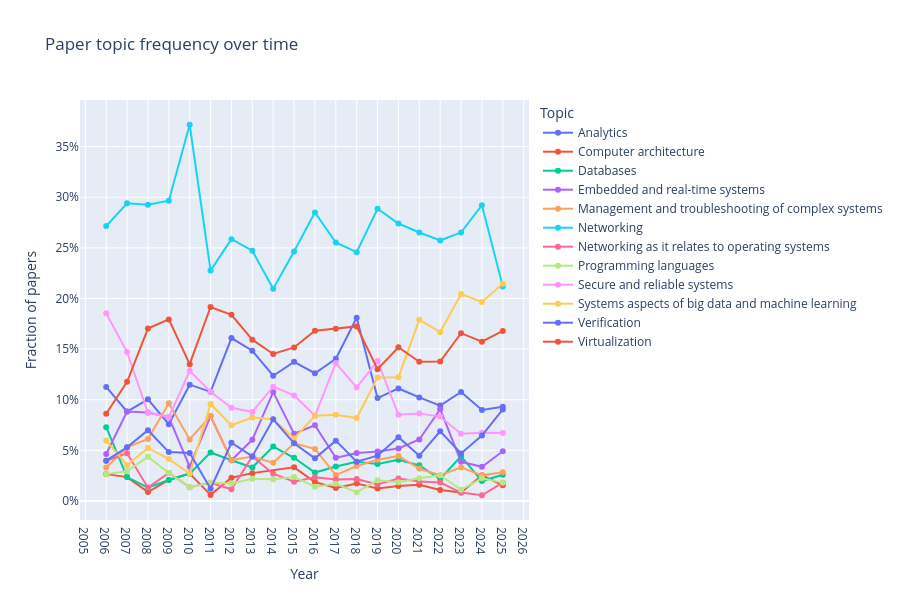

This figure's notebook cell:
### Markdown cell above
## 4 · Topic trend lines

### Code cell
topics = (repo / "sosp26_topics.txt").read_text().strip().splitlines()
print(f"Topics ({len(topics)}):", topics)

trends = topic_trends_embedding(editions, topics)

fig = px.line(
    trends, x="year", y="frequency", color="topic",
    markers=True,
    title="Paper topic frequency over time",
    labels={"frequency": "Fraction of papers", "year": "Year", "topic": "Topic"},
)
fig.update_layout(
    xaxis=dict(dtick=1),
    yaxis=dict(tickformat=".0%"),
    hovermode="x unified",
    height=600,
)
fig.show()

### Figure 1 — Plotly figure (JSON) as saved in the notebook; plotly's stock layout.template omitted (floating-point values rounded to 4 significant figures)
{"data": [{"hovertemplate": "Topic=Analytics<br>Year=%{x}<br>Fraction of papers=%{y}<extra></extra>", "legendgroup": "Analytics", "line": {"color": "#636efa", "dash": "solid"}, "marker": {"symbol": "circle"}, "mode": "lines+markers", "name": "Analytics", "orientation": "v", "showlegend": true, "type": "scatter", "x": [2006, 2007, 2008, 2009, 2010, 2011, 2012, 2013, 2014, 2015, 2016, 2017, 2018, 2019, 2020, 2021, 2022, 2023, 2024, 2025], "xaxis": "x", "y": [0.1126, 0.08824, 0.1004, 0.07586, 0.1149, 0.1078, 0.1609, 0.1484, 0.1237, 0.1374, 0.1262, 0.1404, 0.181, 0.1016, 0.1111, 0.1022, 0.0942, 0.1077, 0.08989, 0.09302], "yaxis": "y"}, {"hovertemplate": "Topic=Computer architecture<br>Year=%{x}<br>Fraction of papers=%{y}<extra></extra>", "legendgroup": "Computer architecture", "line": {"color": "#EF553B", "dash": "solid"}, "marker": {"symbol": "circle"}, "mode": "lines+markers", "name": "Computer architecture", "orientation": "v", "showlegend": true, "type": "scatter", "x": [2006, 2007, 2008, 2009, 2010, 2011, 2012, 2013, 2015, 2016, 2017, 2018, 2019, 2020, 2021, 2022, 2023, 2024, 2025], "xaxis": "x", "y": [0.02649, 0.02353, 0.008734, 0.02069, 0.02703, 0.005988, 0.02299, 0.02747, 0.03318, 0.01869, 0.01277, 0.01724, 0.0122, 0.01481, 0.01597, 0.01087, 0.008287, 0.02528, 0.0155], "yaxis": "y"}, {"hovertemplate": "Topic=Databases<br>Year=%{x}<br>Fraction of papers=%{y}<extra></extra>", "legendgroup": "Databases", "line": {"color": "#00cc96", "dash": "solid"}, "marker": {"symbol": "circle"}, "mode": "lines+markers", "name": "Databases", "orientation": "v", "showlegend": true, "type": "scatter", "x": [2006, 2007, 2008, 2009, 2010, 2011, 2012, 2013, 2014, 2015, 2016, 2017, 2018, 2019, 2020, 2021, 2022, 2023, 2024, 2025], "xaxis": "x", "y": [0.07285, 0.02353, 0.0131, 0.02069, 0.02703, 0.0479, 0.04023, 0.03297, 0.05376, 0.04265, 0.02804, 0.03404, 0.03879, 0.03659, 0.04074, 0.03514, 0.02174, 0.0442, 0.01966, 0.02584], "yaxis": "y"}, {"hovertemplate": "Topic=Embedded and real-time systems<br>Year=%{x}<br>Fraction of papers=%{y}<extra></extra>", "legendgroup": "Embedded and real-time systems", "line": {"color": "#ab63fa", "dash": "solid"}, "marker": {"symbol": "circle"}, "mode": "lines+markers", "name": "Embedded and real-time systems", "orientation": "v", "showlegend": true, "type": "scatter", "x": [2006, 2007, 2008, 2009, 2010, 2011, 2012, 2013, 2014, 2015, 2016, 2017, 2018, 2019, 2020, 2021, 2022, 2023, 2024, 2025], "xaxis": "x", "y": [0.04636, 0.08824, 0.08734, 0.08276, 0.03378, 0.08383, 0.04023, 0.06044, 0.1075, 0.06635, 0.07477, 0.04255, 0.04741, 0.04878, 0.05185, 0.0607, 0.09058, 0.03867, 0.03371, 0.0491], "yaxis": "y"}, {"hovertemplate": "Topic=Management and troubleshooting of complex systems<br>Year=%{x}<br>Fraction of papers=%{y}<extra></extra>", "legendgroup": "Management and troubleshooting of complex systems", "line": {"color": "#FFA15A", "dash": "solid"}, "marker": {"symbol": "circle"}, "mode": "lines+markers", "name": "Management and troubleshooting of complex systems", "orientation": "v", "showlegend": true, "type": "scatter", "x": [2006, 2007, 2008, 2009, 2010, 2011, 2012, 2013, 2014, 2015, 2016, 2017, 2018, 2019, 2020, 2021, 2022, 2023, 2024, 2025], "xaxis": "x", "y": [0.03311, 0.05294, 0.06114, 0.09655, 0.06081, 0.08383, 0.04023, 0.04396, 0.03763, 0.05687, 0.0514, 0.02553, 0.03448, 0.04065, 0.04444, 0.03195, 0.02536, 0.03315, 0.02528, 0.02842], "yaxis": "y"}, {"hovertemplate": "Topic=Networking<br>Year=%{x}<br>Fraction of papers=%{y}<extra></extra>", "legendgroup": "Networking", "line": {"color": "#19d3f3", "dash": "solid"}, "marker": {"symbol": "circle"}, "mode": "lines+markers", "name": "Networking", "orientation": "v", "showlegend": true, "type": "scatter", "x": [2006, 2007, 2008, 2009, 2010, 2011, 2012, 2013, 2014, 2015, 2016, 2017, 2018, 2019, 2020, 2021, 2022, 2023, 2024, 2025], "xaxis": "x", "y": [0.2715, 0.2941, 0.2926, 0.2966, 0.3716, 0.2275, 0.2586, 0.2473, 0.2097, 0.2464, 0.285, 0.2553, 0.2457, 0.2886, 0.2741, 0.2652, 0.2572, 0.2652, 0.2921, 0.2119], "yaxis": "y"}, {"hovertemplate": "Topic=Networking as it relates to operating systems<br>Year=%{x}<br>Fraction of papers=%{y}<extra></extra>", "legendgroup": "Networking as it relates to operating systems", "line": {"color": "#FF6692", "dash": "solid"}, "marker": {"symbol": "circle"}, "mode": "lines+markers", "name": "Networking as it relates to operating systems", "orientation": "v", "showlegend": true, "type": "scatter", "x": [2006, 2007, 2008, 2009, 2010, 2011, 2012, 2013, 2014, 2015, 2016, 2017, 2018, 2019, 2020, 2021, 2022, 2023, 2024, 2025], "xaxis": "x", "y": [0.03974, 0.04706, 0.0131, 0.02759, 0.01351, 0.01796, 0.01149, 0.04396, 0.02688, 0.01896, 0.02336, 0.02128, 0.02155, 0.01626, 0.02222, 0.01917, 0.01812, 0.008287, 0.005618, 0.01809], "yaxis": "y"}, {"hovertemplate": "Topic=Programming languages<br>Year=%{x}<br>Fraction of papers=%{y}<extra></extra>", "legendgroup": "Programming languages", "line": {"color": "#B6E880", "dash": "solid"}, "marker": {"symbol": "circle"}, "mode": "lines+markers", "name": "Programming languages", "orientation": "v", "showlegend": true, "type": "scatter", "x": [2006, 2007, 2008, 2009, 2010, 2011, 2012, 2013, 2014, 2015, 2016, 2017, 2018, 2019, 2020, 2021, 2022, 2023, 2024, 2025], "xaxis": "x", "y": [0.02649, 0.02941, 0.04367, 0.02759, 0.01351, 0.01796, 0.01724, 0.02198, 0.02151, 0.0237, 0.01402, 0.01702, 0.008621, 0.02033, 0.01852, 0.02236, 0.02536, 0.01105, 0.02247, 0.01809], "yaxis": "y"}, {"hovertemplate": "Topic=Secure and reliable systems<br>Year=%{x}<br>Fraction of papers=%{y}<extra></extra>", "legendgroup": "Secure and reliable systems", "line": {"color": "#FF97FF", "dash": "solid"}, "marker": {"symbol": "circle"}, "mode": "lines+markers", "name": "Secure and reliable systems", "orientation": "v", "showlegend": true, "type": "scatter", "x": [2006, 2007, 2008, 2009, 2010, 2011, 2012, 2013, 2014, 2015, 2016, 2017, 2018, 2019, 2020, 2021, 2022, 2023, 2024, 2025], "xaxis": "x", "y": [0.1854, 0.1471, 0.08734, 0.08276, 0.1284, 0.1078, 0.09195, 0.08791, 0.1129, 0.1043, 0.08411, 0.1362, 0.1121, 0.1382, 0.08519, 0.08626, 0.08333, 0.0663, 0.06742, 0.06718], "yaxis": "y"}, {"hovertemplate": "Topic=Systems aspects of big data and machine learning<br>Year=%{x}<br>Fraction of papers=%{y}<extra></extra>", "legendgroup": "Systems aspects of big data and machine learning", "line": {"color": "#FECB52", "dash": "solid"}, "marker": {"symbol": "circle"}, "mode": "lines+markers", "name": "Systems aspects of big data and machine learning", "orientation": "v", "showlegend": true, "type": "scatter", "x": [2006, 2007, 2008, 2009, 2010, 2011, 2012, 2013, 2014, 2015, 2016, 2017, 2018, 2019, 2020, 2021, 2022, 2023, 2024, 2025], "xaxis": "x", "y": [0.0596, 0.03529, 0.0524, 0.04138, 0.02703, 0.09581, 0.07471, 0.08242, 0.08065, 0.06161, 0.08411, 0.08511, 0.0819, 0.122, 0.1222, 0.1789, 0.1667, 0.2044, 0.1966, 0.2145], "yaxis": "y"}, {"hovertemplate": "Topic=Verification<br>Year=%{x}<br>Fraction of papers=%{y}<extra></extra>", "legendgroup": "Verification", "line": {"color": "#636efa", "dash": "solid"}, "marker": {"symbol": "circle"}, "mode": "lines+markers", "name": "Verification", "orientation": "v", "showlegend": true, "type": "scatter", "x": [2006, 2007, 2008, 2009, 2010, 2011, 2012, 2013, 2014, 2015, 2016, 2017, 2018, 2019, 2020, 2021, 2022, 2023, 2024, 2025], "xaxis": "x", "y": [0.03974, 0.05294, 0.06987, 0.04828, 0.0473, 0.01198, 0.05747, 0.04396, 0.08065, 0.05687, 0.04206, 0.05957, 0.03879, 0.04472, 0.06296, 0.04473, 0.06884, 0.04696, 0.06461, 0.09044], "yaxis": "y"}, {"hovertemplate": "Topic=Virtualization<br>Year=%{x}<br>Fraction of papers=%{y}<extra></extra>", "legendgroup": "Virtualization", "line": {"color": "#EF553B", "dash": "solid"}, "marker": {"symbol": "circle"}, "mode": "lines+markers", "name": "Virtualization", "orientation": "v", "showlegend": true, "type": "scatter", "x": [2006, 2007, 2008, 2009, 2010, 2011, 2012, 2013, 2014, 2015, 2016, 2017, 2018, 2019, 2020, 2021, 2022, 2023, 2024, 2025], "xaxis": "x", "y": [0.08609, 0.1176, 0.1703, 0.1793, 0.1351, 0.1916, 0.1839, 0.1593, 0.1452, 0.1517, 0.1682, 0.1702, 0.1724, 0.1301, 0.1519, 0.1374, 0.1377, 0.1657, 0.1573, 0.168], "yaxis": "y"}], "layout": {"height": 600, "hovermode": "x unified", "legend": {"title": {"text": "Topic"}, "tracegroupgap": 0}, "title": {"text": "Paper topic frequency over time"}, "xaxis": {"anchor": "y", "domain": [0, 1], "dtick": 1, "title": {"text": "Year"}}, "yaxis": {"anchor": "x", "domain": [0, 1], "tickformat": ".0%", "title": {"text": "Fraction of papers"}}}}
